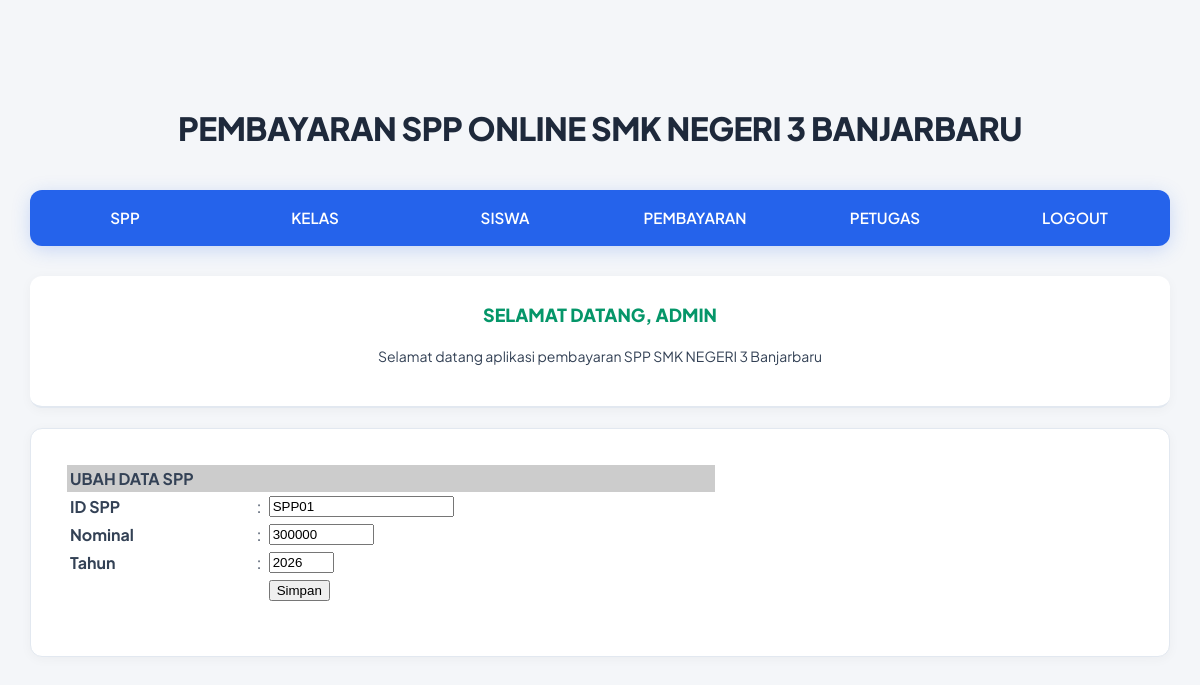
/admin/halaman_admin.php?open=edit_spp&id_spp=SPP01 (signed in), run on the app's committed database.
### tables this page shows
CREATE TABLE `spp` (
  `id_spp` varchar(30) NOT NULL,
  `tahun` int(4) NOT NULL,
  `nominal` int(10) NOT NULL
);

### admin/edit_spp.php (the view, shortened to what this page needs)
<?php
include_once "../src/koneksi.php";
$id_spp = mysqli_real_escape_string($koneksi, $_GET['id_spp']);
$sql    = mysqli_query($koneksi, "SELECT * FROM spp WHERE id_spp = '$id_spp'");
$data   = mysqli_fetch_array($sql);
?>
<form action="<?php echo $_SERVER['PHP_SELF'] . '?open=edit_spp&id_spp=' . urlencode($id_spp); ?>" method="post" name="form1" target="_self">
  <table class="table-list" width="650" border="0" cellspacing="1" cellpadding="3">
    <tr>
      <td bgcolor="#CCCCCC" colspan="3"><strong>UBAH DATA SPP</strong></td>
    </tr>
    <tr>
      <td width="182"><strong>ID SPP</strong></td>
      <td width="6">:</td>
      <td width="440">
        <input name="id_spp" type="text" value="<?php echo htmlspecialchars($data['id_spp']); ?>" size="20" maxlength="50" />
      </td>
    </tr>
    <tr>
      <td><strong>Nominal</strong></td>
      <td>:</td>
      <td>
        <input name="nominal" type="text" value="<?php echo htmlspecialchars($data['nominal']); ?>" size="10" maxlength="100" />
      </td>
    </tr>
    <tr>
      <td><strong>Tahun</strong></td>
      <td>:</td>
      <td>
        <input name="tahun" type="text" value="<?php echo htmlspecialchars($data['tahun']); ?>" size="5" maxlength="100" />
      </td>
    </tr>
    <tr>
      <td>&nbsp;</td>
      <td>&nbsp;</td>
      <td><input name="btnSimpan" type="submit" id="btnSimpan" value="Simpan" /></td>
    </tr>
  </table>
</form>

### src/style.css (style rules this page uses)
* { box-sizing: border-box; }
body { background-color: #f4f6f9; margin: 0; font-family: 'Plus Jakarta Sans', -apple-system, BlinkMacSystemFont, sans-serif; color: #334155; line-height: 1.6; }

### data on the page
spp: id_spp "SPP01", nominal "300000", tahun "2026"

### other printed values
$_SESSION['username'] "ADMIN"
